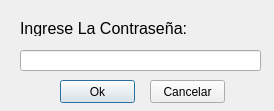
<?xml version="1.0" encoding="UTF-8"?>
<ui version="4.0">
 <class>Permiso</class>
 <widget class="QDialog" name="Permiso">
  <property name="geometry">
   <rect>
    <x>0</x>
    <y>0</y>
    <width>274</width>
    <height>111</height>
   </rect>
  </property>
  <property name="windowTitle">
   <string>Dialog</string>
  </property>
  <widget class="QLabel" name="Titulo">
   <property name="geometry">
    <rect>
     <x>20</x>
     <y>20</y>
     <width>241</width>
     <height>16</height>
    </rect>
   </property>
   <property name="font">
    <font>
     <pointsize>12</pointsize>
    </font>
   </property>
   <property name="text">
    <string>Ingrese La Contraseña: </string>
   </property>
  </widget>
  <widget class="QLineEdit" name="Contrase">
   <property name="geometry">
    <rect>
     <x>20</x>
     <y>50</y>
     <width>241</width>
     <height>21</height>
    </rect>
   </property>
   <property name="echoMode">
    <enum>QLineEdit::Password</enum>
   </property>
  </widget>
  <widget class="QPushButton" name="BTOk">
   <property name="geometry">
    <rect>
     <x>60</x>
     <y>80</y>
     <width>75</width>
     <height>23</height>
    </rect>
   </property>
   <property name="text">
    <string>Ok</string>
   </property>
   <property name="checkable">
    <bool>true</bool>
   </property>
   <property name="checked">
    <bool>false</bool>
   </property>
  </widget>
  <widget class="QPushButton" name="BTCans">
   <property name="geometry">
    <rect>
     <x>150</x>
     <y>80</y>
     <width>75</width>
     <height>23</height>
    </rect>
   </property>
   <property name="text">
    <string>Cancelar</string>
   </property>
  </widget>
 </widget>
 <resources/>
 <connections/>
</ui>
